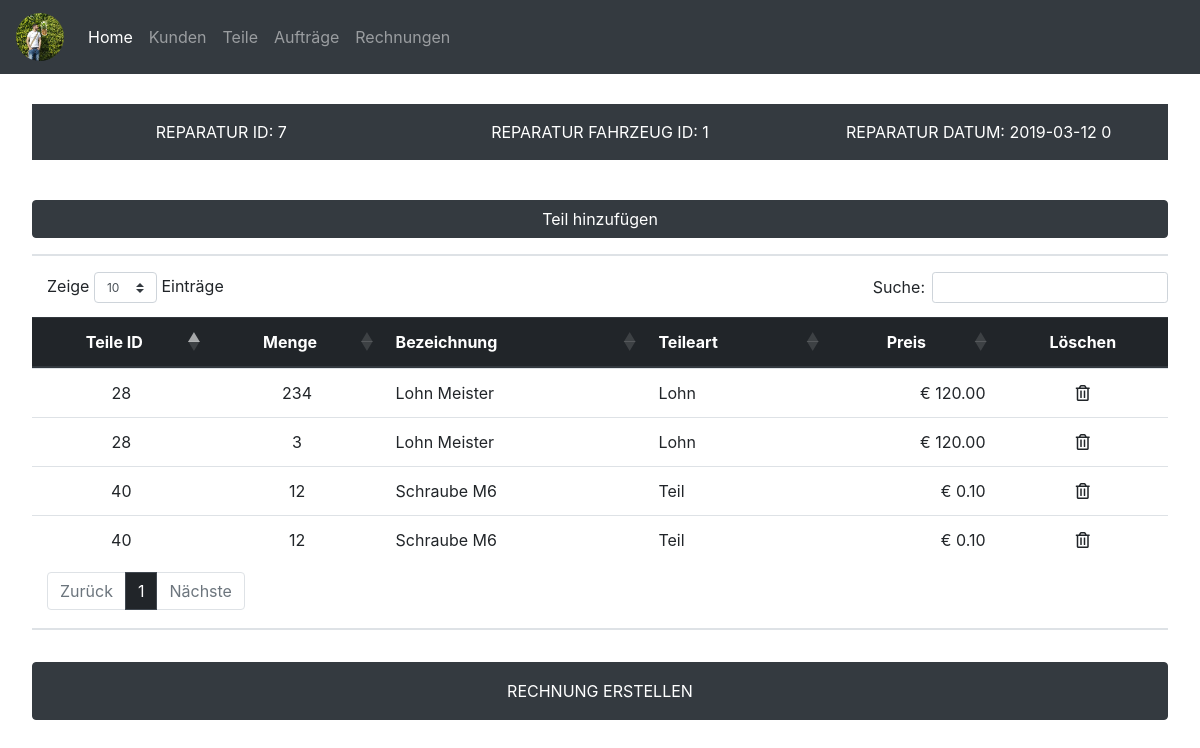
Before: /contract_detail.php?repid=7 with the older database file.
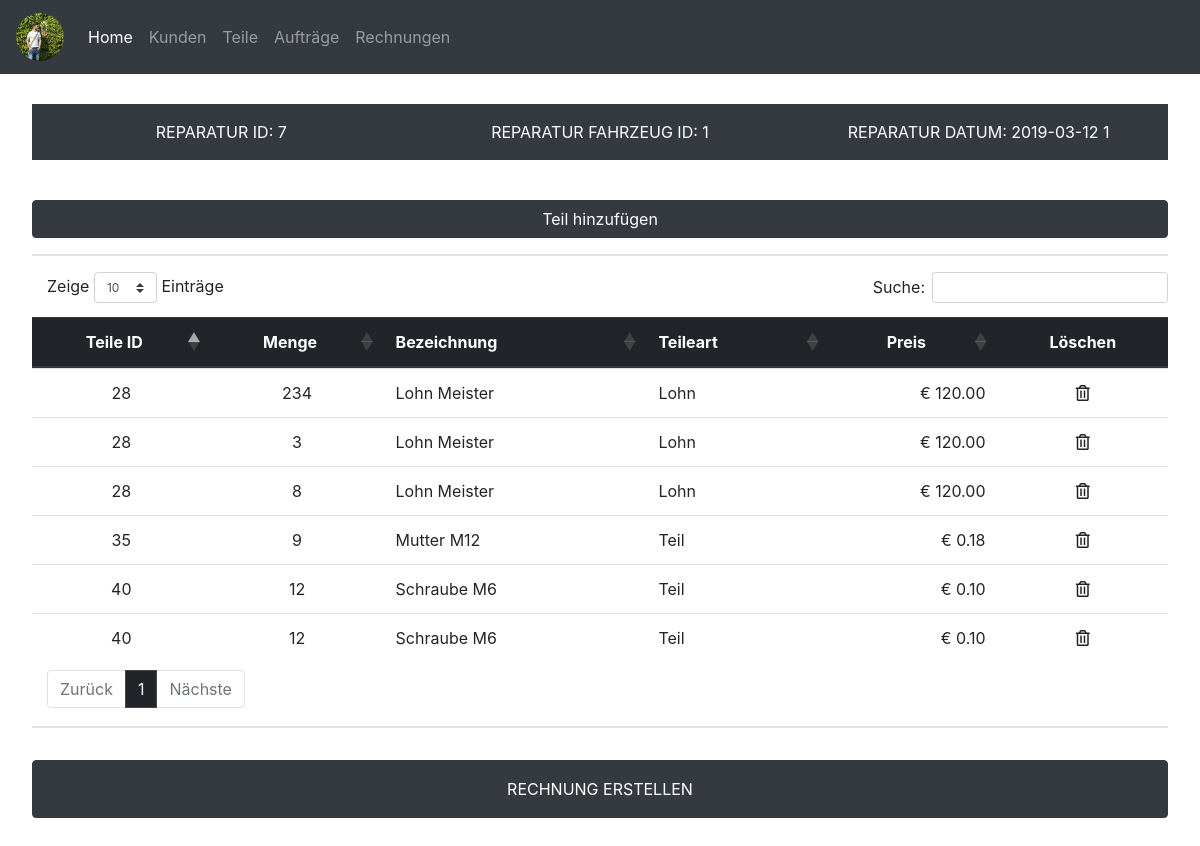
After: the same page with the newer database file.
### tables this page shows
CREATE TABLE `reparatur` (
  `repid` int(11) NOT NULL,
  `fzid` int(11) NOT NULL,
  `datum` date NOT NULL,
  `rechnungerstellt` tinyint(1) NOT NULL
);

CREATE TABLE `reparaturteile` (
  `reparaturteileid` int(11) NOT NULL,
  `repid` int(11) NOT NULL,
  `teileid` int(11) NOT NULL,
  `anzahl` int(10) NOT NULL
);

CREATE TABLE `teile` (
  `teileid` int(11) NOT NULL,
  `bezeichnung` text NOT NULL,
  `teileart` enum('Lohn','Teil') NOT NULL DEFAULT 'Lohn',
  `preis` float NOT NULL
);

### contract_detail.php (the view, shortened to what this page needs)
<?php include('connection.php') ?>
<?php include('header.php') ?>
<?php
$repid = $_GET['repid'];
?>
<?php
$sql = "SELECT repid, fzid, datum, rechnungerstellt FROM reparatur WHERE repid = $repid ORDER BY repid DESC";
$stmt = $pdo->prepare($sql);
$stmt->execute();
$result = $stmt->fetch();
    echo '<div class="row bg-dark text-white pt-3 pb-3">';
    echo '<div class="col-4 text-center">REPARATUR ID: ' . $result['repid'] . '</div>';
    echo '<div class="col-4 text-center">REPARATUR FAHRZEUG ID: ' . $result['fzid'] . '</div>';
    echo '<div class="col-4 text-center">REPARATUR DATUM: ' . $result['datum'] . ' '. $result['rechnungerstellt'] . '</div>';
    echo '</div>';
    echo '<br />';
?>
<button type="button" class="btn btn-dark btn-new-car mb-3 mb-lg-0" data-toggle="modal" data-target="#partaddmodal<?php
        if ($result['rechnungerstellt'] > 0) {
            echo 'alreadycreated';
        } else {
            echo '';
        };
    ?>">Teil hinzufügen</button>
<br />
<hr />
<table id="contractdetailtable" class="display table table-hover">
    <thead class="thead-dark">
        <tr>
            <th><center>Teile ID</center></th>
            <th><center>Menge</center></th>
            <th>Bezeichnung</th>
            <th>Teileart</th>
            <th><center>Preis</center></th>
            <th><center>Löschen</center></th>
        </tr>
    </thead>
    <tbody>
<?php
$sql2 = "SELECT reparaturteile.reparaturteileid, reparaturteile.teileid, reparaturteile.anzahl, teile.bezeichnung, teile.teileart, teile.preis from reparaturteile LEFT JOIN teile ON reparaturteile.teileid = teile.teileid WHERE repid = $repid";
$result2 = $pdo->query($sql2);
while($row = $result2->fetch()) {
    echo '<tr>';
    echo '<td><center>' . $row['teileid'] . '</center></td>';
    echo '<td><center>' . $row['anzahl'] . '</center></td>';
    echo '<td>' . $row['bezeichnung'] . '</td>';
    echo '<td>' . $row['teileart'] . '</td>';
    echo '<td class="text-right">&euro; ' . sprintf('%0.2f', $row['preis']) . '</td>';
    echo '<td><center><a href="contract_part_delete.php?reparaturteileid=' . $row['reparaturteileid'] . '&repid=' . $repid . '"><i class="far fa-trash-alt"></i></a></center></td>';
    echo '</tr>';
};
?>
</body>
<hr />
<button type="button" class="btn btn-dark btn-new-car mb-3 mb-lg-0 p-3" data-toggle="modal" data-target="#createinvoicemodal<?php
        if ($result['rechnungerstellt'] > 0) {
            echo 'alreadycreated';
        } else {
            echo '';
        };
    ?>">RECHNUNG ERSTELLEN</button>
<?php include('footer.php') ?>

Changed rows visible on the page:
changed reparatur id 7: rechnungerstellt "0" → "1"
added reparaturteile: teileid "28", anzahl "8", teileid.bezeichnung "Lohn Meister", teileid.teileart "Lohn", teileid.preis "120.00"
added reparaturteile: teileid "35", anzahl "9", teileid.bezeichnung "Mutter M12", teileid.teileart "Teil", teileid.preis "0.18"
